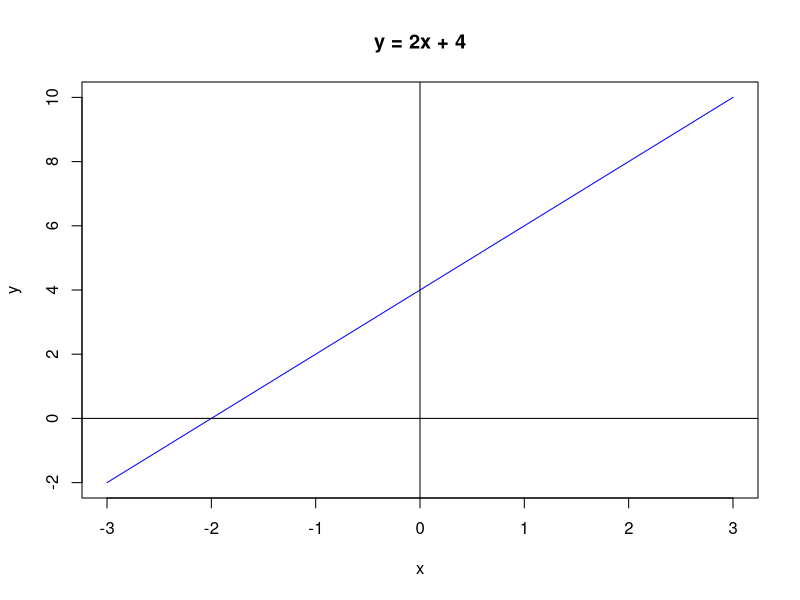
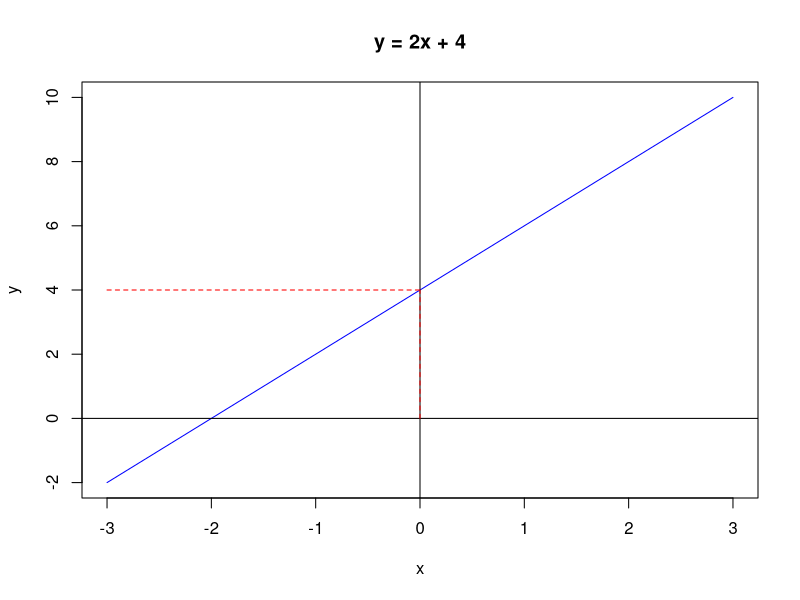
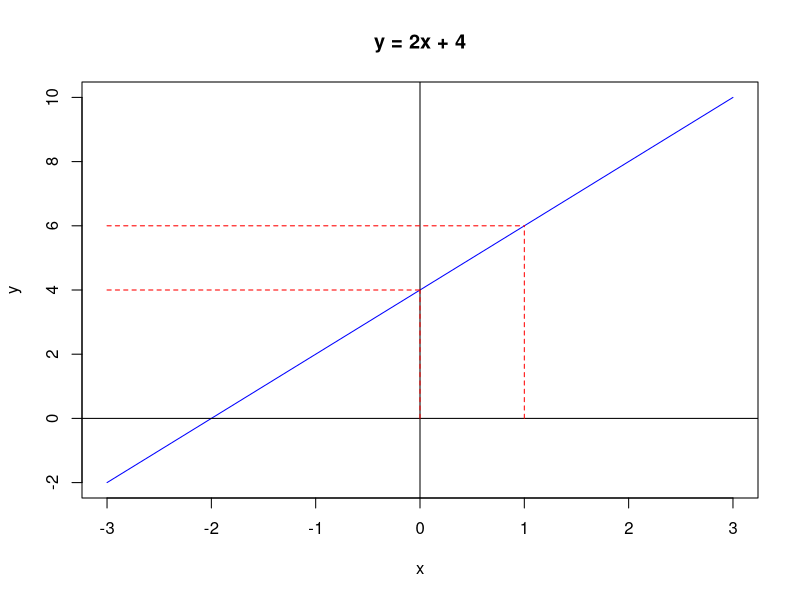

The R script that drew these images, in order:
## ---- chunk 1
x_temp <- seq(from = -3,
              to = 3,
              length.out = 101)
y_temp <- 2 * x_temp + 4
plot(x = x_temp,
     y = y_temp,
     type = "l",
     xlab = "x",
     ylab = "y",
     main = "y = 2x + 4",
     col = "blue")
abline(h = 0)
abline(v = 0)
## ---- chunk 2
plot(x = x_temp,
     y = y_temp,
     type = "l",
     xlab = "x",
     ylab = "y",
     main = "y = 2x + 4",
     col = "blue")
abline(h = 0)
abline(v = 0)
lines(x = c(0,0),
      y = c(0,4),
      col = "red",
      lty = 2)
lines(x = c(-3,0),
      y = c(4,4),
      col = "red",
      lty = 2)
## ---- chunk 3
plot(x = x_temp,
     y = y_temp,
     type = "l",
     xlab = "x",
     ylab = "y",
     main = "y = 2x + 4",
     col = "blue")
abline(h = 0)
abline(v = 0)
lines(x = c(0,0),
      y = c(0,4),
      col = "red",
      lty = 2)
lines(x = c(-3,0),
      y = c(4,4),
      col = "red",
      lty = 2)
lines(x = c(1,1),
      y = c(0,6),
      col = "red",
      lty = 2)
lines(x = c(-3,1),
      y = c(6,6),
      col = "red",
      lty = 2)
